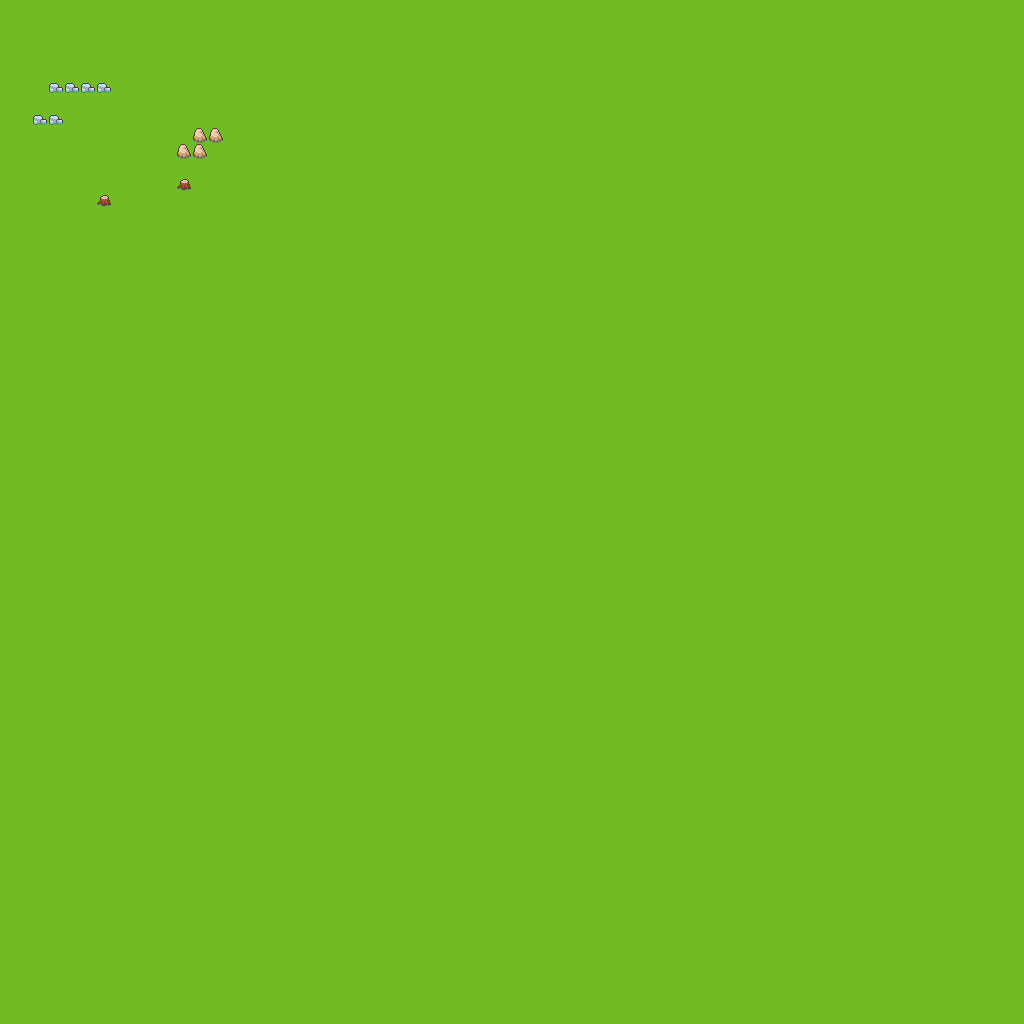

A level layout from a 2D game, rendered from its tile map. Below: a short description, then the map file with tile-grid data replaced by summaries:
An orthogonal 64x64 tile map with 16x16 px tiles, 2 tile layers (ground, props).

<map version="1.5" tiledversion="1.6.0" orientation="orthogonal" renderorder="right-down" width="64" height="64" tilewidth="16" tileheight="16" infinite="0" nextlayerid="3" nextobjectid="1">
 <tileset firstgid="1" source="OutdoorsTileset.tsx" />
 <layer id="1" name="ground" width="64" height="64">
  <data>[4096 cells, 4096 non-empty, 1 distinct tile ids]</data>
 </layer>
 <layer id="2" name="props" width="64" height="64">
  <data>[4096 cells, 12 non-empty, 3 distinct tile ids]</data>
 </layer>
</map>
